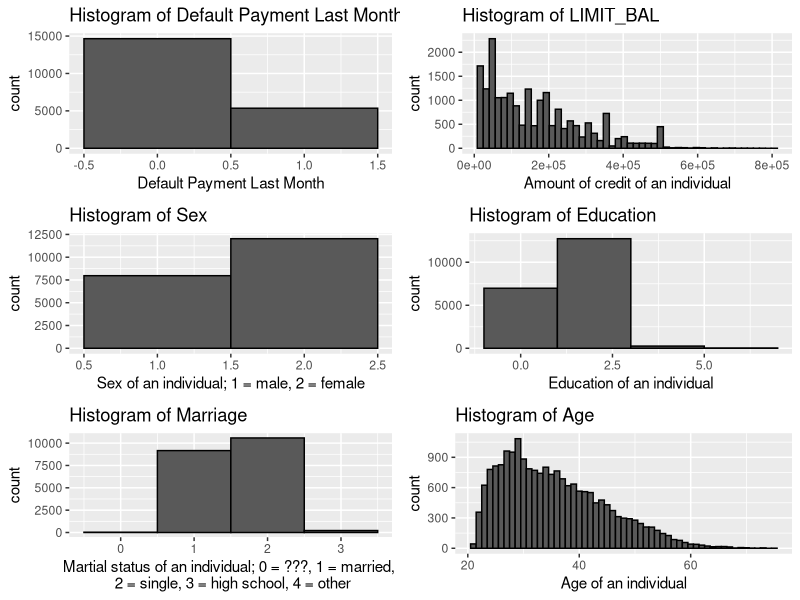

Recreate this plot in R.
## ---- chunk 1
knitr::opts_chunk$set(echo = TRUE)
library(tidyverse)  # ggplot, data manipulation tools
library(gridExtra)  # arrange plots
library(MASS)       # extract residuals, do boxcox etc.
## ---- chunk 2
dat = read.csv("train.csv", skip = 1)
validInd = sample(1:nrow(dat), nrow(dat)/4) 
train = dat[-validInd, ]
valid = dat[validInd, ]
trainX = train[ ,1:(ncol(dat)-1)]
trainY = train[ ,ncol(dat)]
validX = valid[ ,1:(ncol(dat)-1)]
validY = valid[ ,ncol(dat)]
## ---- chunk 3

p1 <- ggplot(dat, aes(x = default.payment.next.month)) +
  geom_histogram(bins = 2, col = "black") +
  ggtitle("Histogram of Default Payment Last Month (name?)") +
  xlab("Default Payment Last Month")

p2 <- ggplot(dat, aes(x = LIMIT_BAL)) +
  geom_histogram(bins = 50, col = "black") +
  ggtitle("Histogram of LIMIT_BAL") +
  xlab("Amount of credit of an individual")

p3 <- ggplot(dat, aes(x = SEX)) +
  geom_histogram(bins = 2, col = "black") +
  ggtitle("Histogram of Sex") +
  xlab("Sex of an individual; 1 = male, 2 = female")

p4 <- ggplot(dat, aes(x = EDUCATION)) +
  geom_histogram(bins = 4, col = "black") +
  ggtitle("Histogram of Education") +
  xlab("Education of an individual")

p5 <- ggplot(dat, aes(x = MARRIAGE)) +
  geom_histogram(bins = 4, col = "black") +
  ggtitle("Histogram of Marriage") +
  xlab("Martial status of an individual; 0 = ???, 1 = married, \n 2 = single, 3 = high school, 4 = other")

p6 <- ggplot(dat, aes(x = AGE)) +
  geom_histogram(binwidth = 1, col = "black") +
  ggtitle("Histogram of Age") +
  xlab("Age of an individual")

# Output plots in 3x2 grid
grid.arrange(p1, p2, p3, p4, p5, p6, nrow = 3)
